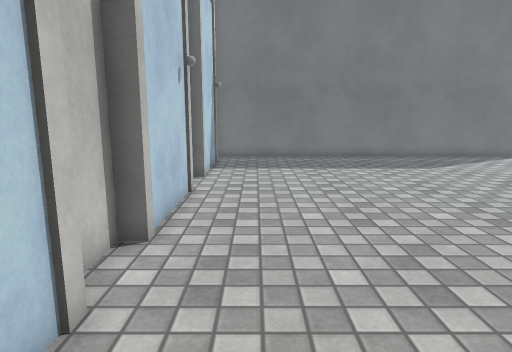
view 1 (above)

13 first-person views from a walk through a Unity game level. The camera is 1.2 m above the floor, tilts 10° down and sees 75° across. The floor is counted in squares, 0.5 m on a side. Each view is taken from the middle of a square. On the plan, view 1 faces up. The plan holds only what a view shows up to about 20 squares ahead; the rest is blank. The place goes on beyond the plan. Surface patterns are stand-ins for the level's own textures.

view 2
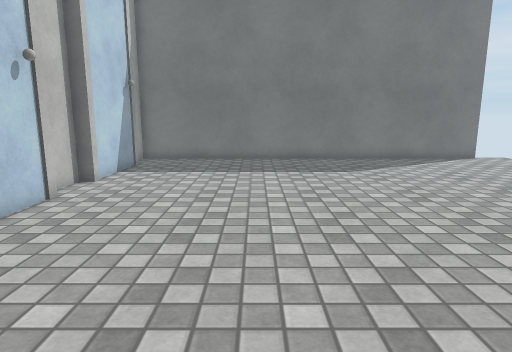

view 3
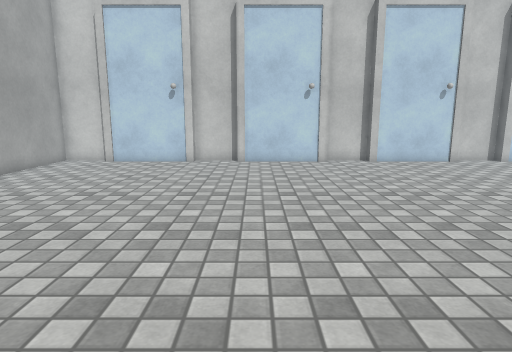

view 4
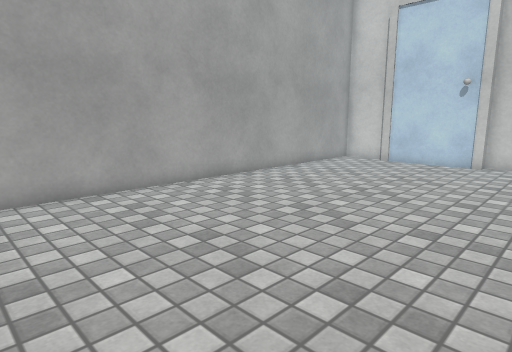

view 5
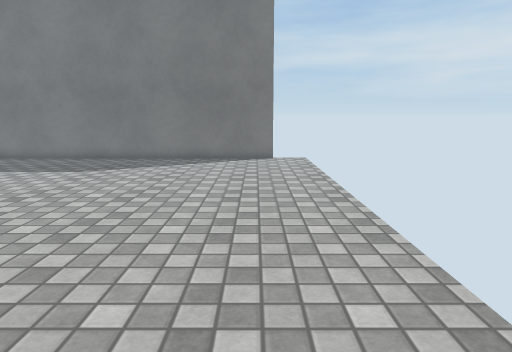

view 6
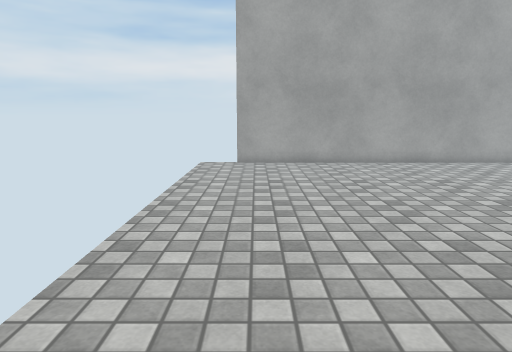

view 7
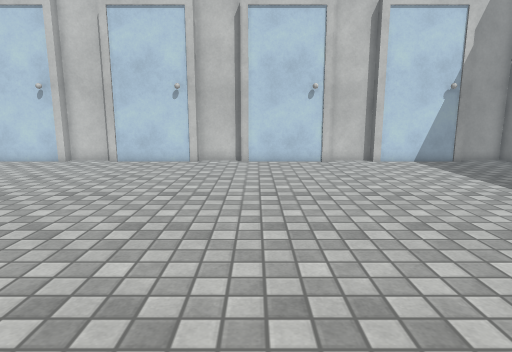

view 8
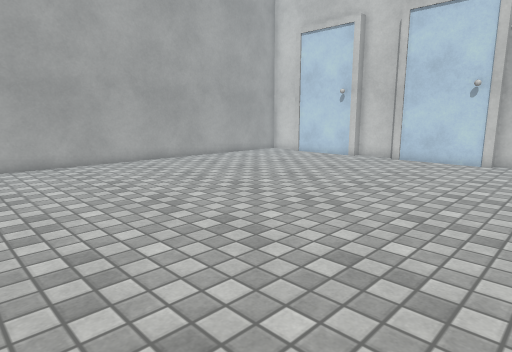

view 9
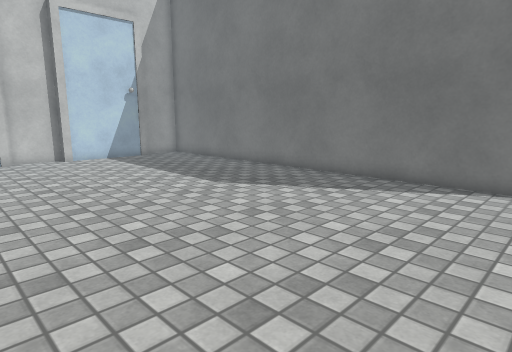

view 10
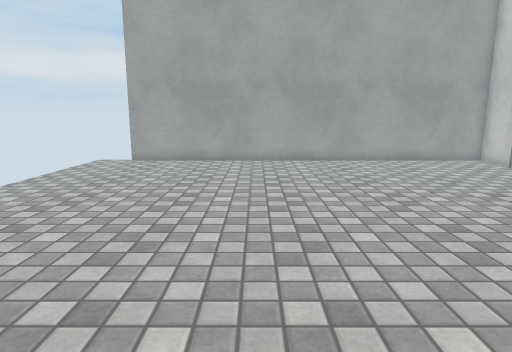

view 11
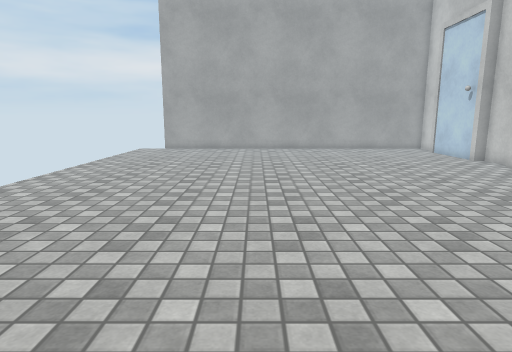

view 12
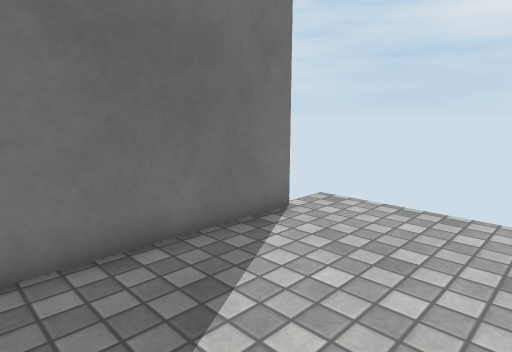

view 13
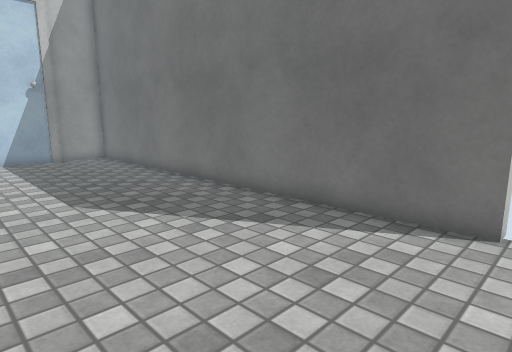

### Floor plan
Points are (right, up) in squares from view 1. A wall is a line through its corners. A room is listed if a view was taken in it or the views show most of it. See-through windows are left out.
Room 1 (views 1, 2, 3, 4, 5, 6, 7, 8, 9, 10, 11, 12, 13)
walls: (-2.2, 11.1) (-2.2, 6.2) (-2.7, 6.2) (-2.7, 3.8) (-2.2, 3.8) (-2.2, -1); (-2.7, -1) (-2.7, -3.4) (-2.2, -3.4) (-2.2, -8.2); (-2.2, 18.2) (-2.2, 13.4) (-2.7, 13.4) (-2.7, 11); (-2.7, -8.4) (-2.7, -10.7) (17, -10.7); (17, 20.7) (-2.7, 20.7) (-2.7, 18.2)
ways out: gap at (17, -11); gap at (17, 21)

Positions as (right, up) in squares from view 1, and headings:
1: (0, 0), facing up
2: (4, 1), facing up
3: (16, 0), facing left
4: (16, 0), facing down-left
5: (16, 1), facing up
6: (16, 7), facing down
7: (16, 7), facing left
8: (17, 7), facing down-left
9: (18, 8), facing up-left
10: (10, 8), facing down
11: (10, 15), facing down
12: (10, 15), facing up-right
13: (18, 13), facing up-left
